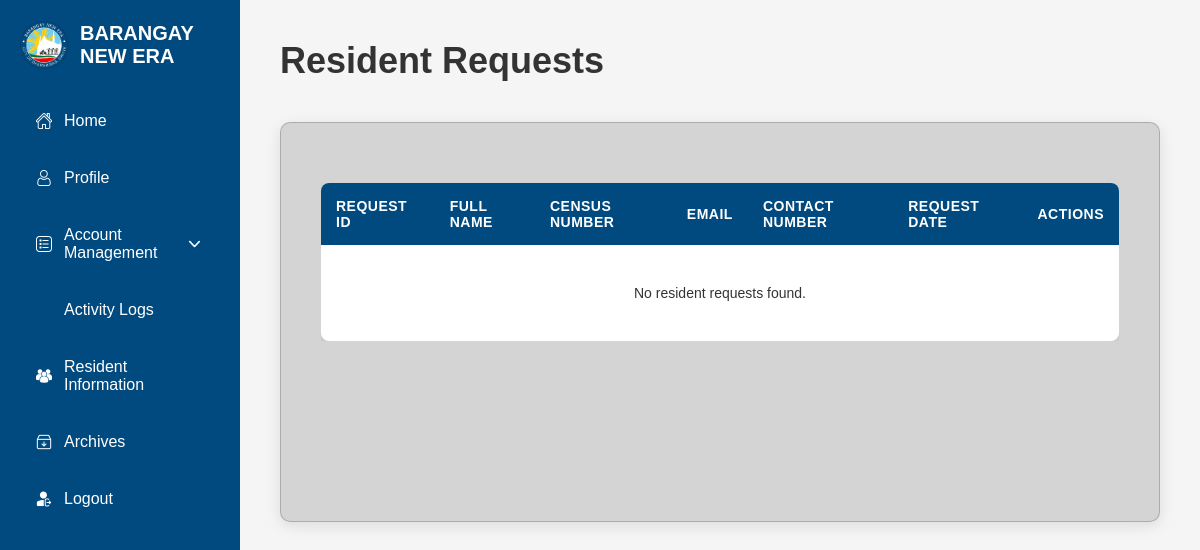
Before: /superadmin/residentrequest.php (signed in) with the older database file.
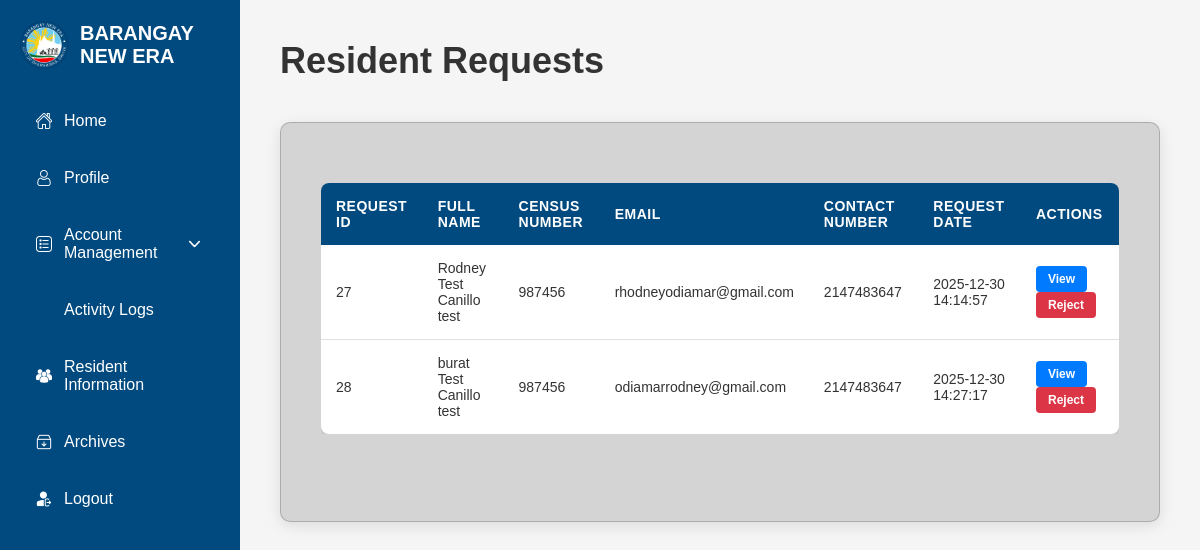
After: the same page with the newer database file.
### tables this page shows
CREATE TABLE `userrequest` (
  `RequestID` int(11) NOT NULL,
  `lastname` varchar(255) NOT NULL,
  `firstname` varchar(255) NOT NULL,
  `middlename` varchar(255) NOT NULL,
  `suffix` varchar(255) NOT NULL,
  `birthdate` date NOT NULL,
  `address` varchar(255) NOT NULL,
  `age` int(11) NOT NULL,
  `censusnumber` int(11) NOT NULL,
  `email` varchar(255) NOT NULL,
  `contactnumber` int(11) NOT NULL,
  `password` varchar(255) NOT NULL,
  `verificationCode` int(11) NOT NULL,
  `dateRequested` datetime DEFAULT current_timestamp(),
  `profile_picture` varchar(255) DEFAULT NULL,
  `status` enum('pending','read','approved','rejected') DEFAULT 'pending'
);

### superadmin/residentrequest.php (the view, shortened to what the changed rows need)
<?php
require_once '../Connection/Conn.php';
$requests = [];
try {
   $query = "SELECT RequestID, LastName, FirstName, MiddleName, Suffix, birthdate, Age, email, ContactNumber, address, CensusNumber, dateRequested FROM userrequest ORDER BY dateRequested ASC";
    $result = $conn->query($query);
    if ($result && $result->num_rows > 0) {
        while ($row = $result->fetch_assoc()) {
    $requests[] = [
        'RequestID' => $row['RequestID'],
        'FirstName' => $row['FirstName'],
        'MiddleName' => $row['MiddleName'] ?? '',
        'Suffix' => $row['Suffix'] ?? '',
        'LastName' => $row['LastName'],
        'Email' => $row['email'],
        'ContactNumber' => $row['ContactNumber'],
        'Address' => $row['address'] ?? '',
        'birthdate' => $row['birthdate'],
        'Age' => $row['Age'],
        'CensusNumber' => $row['CensusNumber'],
        'dateRequested' => $row['dateRequested']
    ];
}
    }
} catch (Exception $e) {
    $error_message = "Error fetching resident requests: " . $e->getMessage();
}
?>
<!DOCTYPE html>
<html lang="en">
<head>
    <link rel="stylesheet" href="residentrequest.css">
</head>
<body>
    <div class="sidebar">
        <div class="sidebar-logo">
            <h2>BARANGAY NEW ERA</h2>
        </div>
    </div>
    <div class="main-content">
        <div class="page-header">
            <h1>Resident Requests</h1>
        </div>
        <div class="container">
            <?php if (isset($error_message)): ?>
                <div class="error-message">
                    <?php echo htmlspecialchars($error_message); ?>
                </div>
            <?php else: ?>
                <div class="table-container">
                    <table class="admin-table">
                        <thead>
                            <tr>
                                <th>Request ID</th>
                                <th>Full Name</th>
                                <th>Census Number</th>
                                <th>Email</th>
                                <th>Contact Number</th>
                                <th>Request Date</th>
                                <th>Actions</th>
                            </tr>
                        </thead>
                        <tbody>
                            <?php if (empty($requests)): ?>
                                <tr>
                                    <td colspan="7" style="text-align: center; padding: 40px;">No resident requests found.</td>
                                </tr>
                            <?php else: ?>
                                <?php foreach ($requests as $request): ?>
                                    <?php
                                    $fullname = trim($request['FirstName'] . ' ' . $request['MiddleName'] . ' ' . $request['LastName'] . ' ' . $request['Suffix']);
                                    ?>
                                    <tr>
                                        <td><?php echo htmlspecialchars($request['RequestID']); ?></td>
                                        <td><?php echo htmlspecialchars($fullname); ?></td>
                                        <td><?php echo htmlspecialchars($request['CensusNumber']); ?></td>
                                        <td><?php echo htmlspecialchars($request['Email']); ?></td>
                                        <td><?php echo htmlspecialchars($request['ContactNumber']); ?></td>
                                        <td><?php echo htmlspecialchars($request['dateRequested']); ?></td>
                                        <td>
                                            <button class="action-btn view-btn"
                                                data-request-id="<?php echo htmlspecialchars($request['RequestID']); ?>"
                                                data-census-number="<?php echo htmlspecialchars($request['CensusNumber']); ?>"
                                                data-first-name="<?php echo htmlspecialchars($request['FirstName']); ?>"
                                                data-middle-name="<?php echo htmlspecialchars($request['MiddleName']); ?>"
                                                data-last-name="<?php echo htmlspecialchars($request['LastName']); ?>"
                                                data-suffix="<?php echo htmlspecialchars($request['Suffix']); ?>"
                                                data-email="<?php echo htmlspecialchars($request['Email']); ?>"
                                                data-contact-number="<?php echo htmlspecialchars($request['ContactNumber']); ?>"
                                                data-address="<?php echo htmlspecialchars($request['Address']); ?>"
                                                data-birthdate="<?php echo htmlspecialchars($request['birthdate']); ?>"
                                                data-age="<?php echo htmlspecialchars($request['Age']); ?>"
                                                data-profile-picture="<?php echo htmlspecialchars($request['profile_picture'] ?? ''); ?>"
                                                data-request-date="<?php echo htmlspecialchars($request['dateRequested']); ?>"
                                                onclick="viewRequest(this)">View</button>
                                            <button class="action-btn reject-btn" onclick="rejectRequest('<?php echo htmlspecialchars($request['RequestID']); ?>', this)">Reject</button>
                                        </td>
                                    </tr>
                                <?php endforeach; ?>
                            <?php endif; ?>
                        </tbody>
                    </table>
                </div>
            <?php endif; ?>
        </div>
    </div>
</body>
</html>

Changed rows visible on the page:
added userrequest: RequestID "27", fullname "Rodney Test Canillo test", censusnumber "987456", email "rhodneyodiamar@gmail.com", contactnumber "2147483647", dateRequested "2025-12-30 14:14:57"
added userrequest: RequestID "28", fullname "burat Test Canillo test", censusnumber "987456", email "odiamarrodney@gmail.com", contactnumber "2147483647", dateRequested "2025-12-30 14:27:17"
Other visible differences:
text no longer shown: "No resident requests found."
